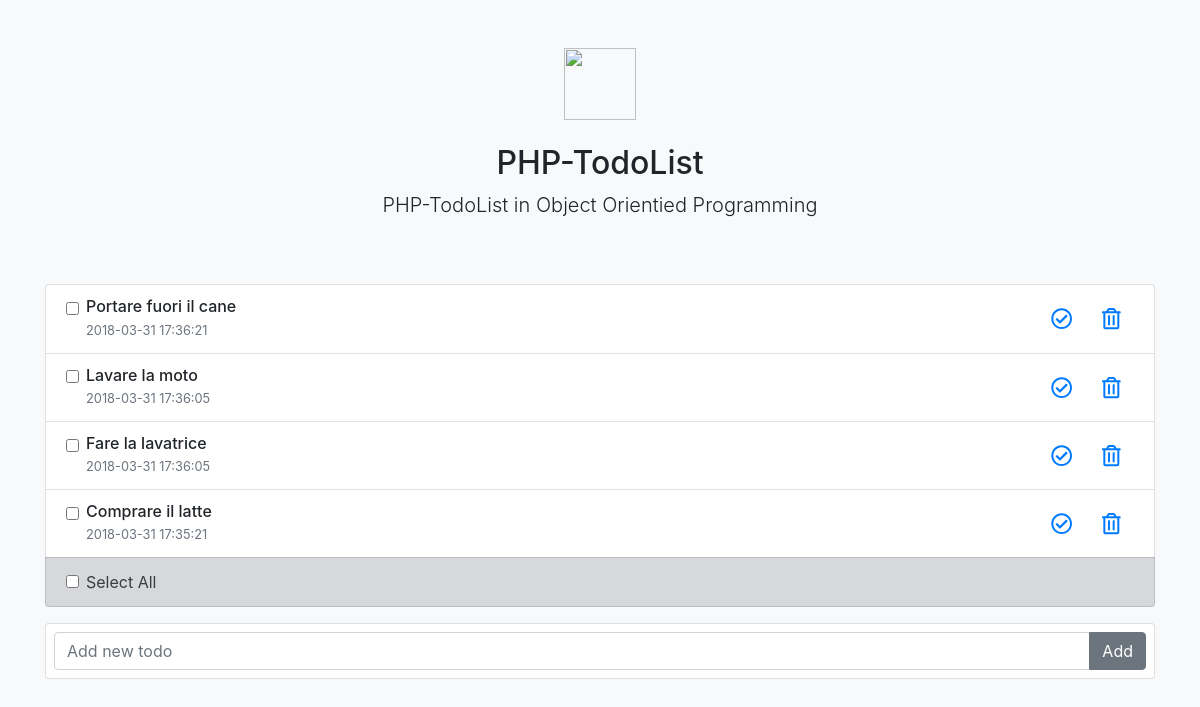
Before: / with the older database file.
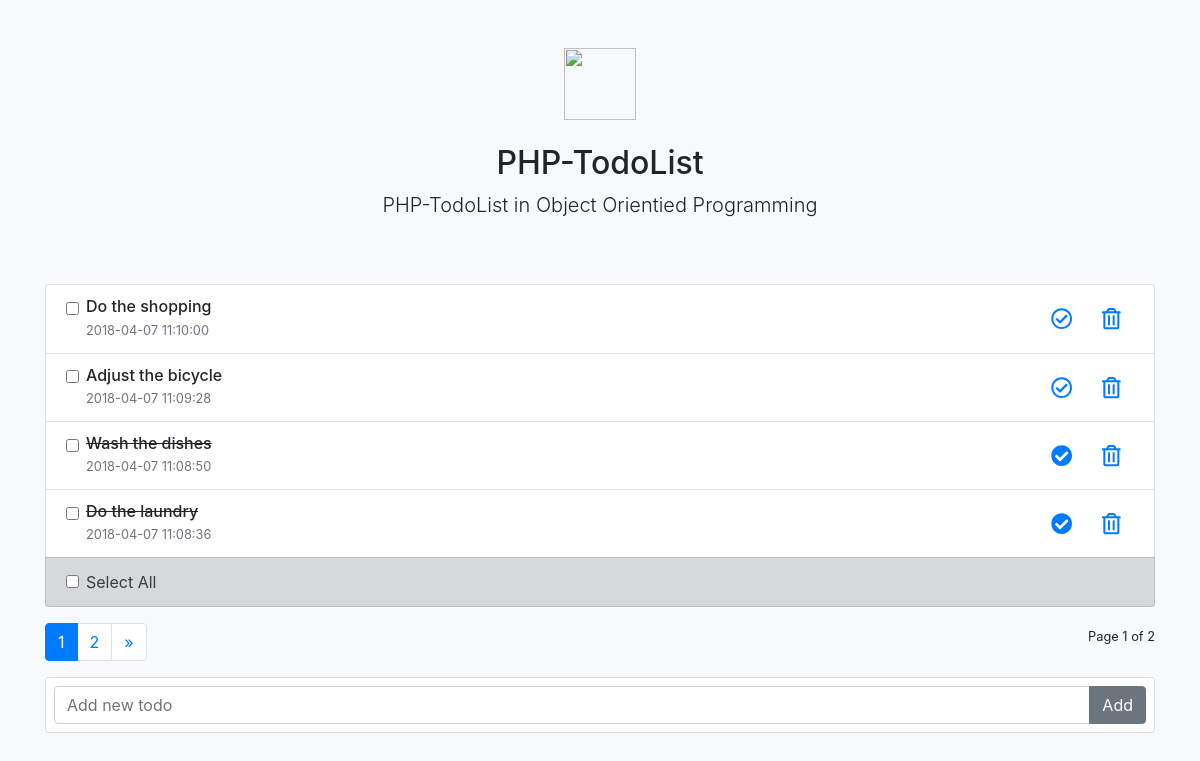
After: the same page with the newer database file.
### tables this page shows
CREATE TABLE `todo` (
  `id` int(11) NOT NULL,
  `todo` text NOT NULL,
  `completed` tinyint(1) NOT NULL DEFAULT '0',
  `created` timestamp NOT NULL DEFAULT CURRENT_TIMESTAMP
);

### config.php (called while the page is built, shortened)
<?php
  include_once('classes/Todo.php');
  include_once('classes/Paging.php');
  $user = 'root';
  $password = '';
  $host = 'localhost';
  $db_name = 'phptodolist';
  try {
    $db = new PDO("mysql:host=$host;dbname=$db_name", $user, $password);
  }catch(PDOException $e){
    echo "Error: " . $e->getMessage();
    exit;
  }
  $todo = new Todo($db);
?>

### classes/Todo.php (the view, shortened to what this page needs)
<?php
class Todo{
    private $db;
    private $item_for_page = 4;
    function __construct($DB_CON){
      $this->db = $DB_CON;
    }
    public function getAll(){
      $paging = new Paginate($this->db, $this->item_for_page);
      try {
        $stmt = $paging->Execute("SELECT id, todo, completed, created FROM todo ORDER BY completed ASC, created DESC");
        $list = "";
        while($result = $stmt->fetch(PDO::FETCH_ASSOC)){
          extract($result);
          if( $completed == 1) {
            $todo = "<strike>{$todo}</strike>";
            $action = "<a class=\"btn btn-link\" href=\"?id={$id}&std=0\"><i class=\"fas fa-check-circle fa-lg\"></i></a>";
          }else{
            $action = "<a class=\"btn btn-link\" href=\"?id={$id}&std=1\"><i class=\"far fa-check-circle fa-lg\"></i></a>";
          }
          $list .= <<<HTML
            <li class="list-group-item d-flex justify-content-between lh-condensed align-items-center">
              <div>
                <div class="form-check">
                  <input class="form-check-input checkAllBoxes" type="checkbox" name="checkboxArrTodo[]" value="{$id}">
                  <label class="form-check-label">
                    <h6 class="my-0">{$todo}</h6>
                    <small class="text-muted">{$created}</small>
                  </label>
                </div>
              </div>
              <div>
                {$action}
                <a class="btn btn-link" href="?id={$id}&delete"><i class="far fa-trash-alt fa-lg"></i></a>
              </div>
            </li>
HTML;
        }
        if($list != ''){
          $list .= <<<HTML
            <li class="list-group-item d-flex justify-content-between lh-condensed align-items-center list-group-item-secondary">
              <div class="form-check">
                <input class="form-check-input" type="checkbox" value="" id="selectAllBoxes">
                <label class="form-check-label" for="selectAllBoxes">Select All</label>
              </div>
              <div class="checkAction" style="display:none;">
                <button type="submit" class="btn btn-link" name="std" value="1"><i class="fas fa-check-circle fa-lg"></i></button>
                <button type="submit" class="btn btn-link" name="std" value="0"><i class="far fa-check-circle fa-lg"></i></button>
                <button type="submit" class="btn btn-link" name="delete"><i class="far fa-trash-alt fa-lg"></i></button>
              </div>
            </li>
HTML;
        }
        $html = <<<HTML
          <div class="mb-3">
            <form method="POST">
              <ul>
                {$list}
              </ul>
            </form>
          </div>
HTML;
        $html .= $paging->getPagingLink();
        return $html;
      }catch(PDOException $e){
        echo "Error: " . $e->getMessage();
        exit;
      }
    }
}

### index.php (shortened to what this page needs)
<?php
  include 'config.php';
?>
<!doctype html>
<html lang="en">
  <head>
    <link rel="stylesheet" href="https://maxcdn.bootstrapcdn.com/bootstrap/4.0.0/css/bootstrap.min.css">
    <link rel="stylesheet" href="/style.css">
  </head>
  <body class="bg-light">
    <div class="container">
      <div class="py-5 text-center">
        <img class="d-block mx-auto mb-4" src="https://getbootstrap.com/assets/brand/bootstrap-solid.svg" alt="" width="72" height="72">
        <h2>PHP-TodoList</h2>
        <p class="lead">PHP-TodoList in Object Orientied Programming</p>
      </div>
      <div class="row">
        <div class="col-md-12 mb-4">
          <?php echo $todo->getAll(); ?>
          <form action="/add.php" class="card p-2" method="post">
            <div class="input-group">
              <input type="text" class="form-control" name="todo" placeholder="Add new todo" required>
              <div class="input-group-append">
                <button type="submit" class="btn btn-secondary">Add</button>
              </div>
            </div>
          </form>
        </div>
      </div>
    </div>
  </body>
</html>

### classes/Paging.php (shortened to what this page needs)
<?php
class Paginate{
  private $db;
  private $items = 5;
  private $page_current = 1;
  private $filter_by_page = 0;
  private $query = "";
  function __construct($DB_CON, $items){
    $this->db = $DB_CON;
    $this->items = $items;
  }
  public function Execute($sql){
    $this->query = $sql;
    $sqlExecute = $this->query . " LIMIT {$this->filter_by_page}, {$this->items}";
    $stmt = $this->db->prepare($sqlExecute);
    $stmt->execute();
    return $stmt;
  }
  public function getPagingLink(){
    try {
      $html = "";
      $stmt = $this->db->prepare($this->query);
      $stmt->execute();
      $num_row = $stmt->rowCount();
      $this->page_count = ceil($num_row / $this->items);
      if($this->page_count > 1){
        $item_page = "";
        $prev_page = $this->page_current - 1;
        $next_page = $this->page_current + 1;
        $prev_link = ($prev_page > 0) ? "<li class=\"page-item\"><a class=\"page-link\" href=\"/{$prev_page}/\">«</a></li>" : '';
        $next_link = ($next_page <= $this->page_count) ? "<li class=\"page-item\"><a class=\"page-link\" href=\"/{$next_page}/\">»</a></li>" : '';
        $item_page .= $prev_link;
        for($i=1; $i<=$this->page_count; $i++){
          if( $i >= ($this->page_current -3 ) && $i <= ($this->page_current +3 )){
            $active = ($this->page_current == $i) ? " active" : "";
            $item_page .= "<li class=\"page-item{$active}\"><a class=\"page-link\" href=\"/{$i}/\">{$i}</a></li>";
          }
        }
        $item_page .= $next_link;
        $html = <<<HTML
          <div class="mb-3">
            <nav aria-label="Page navigation example" class="justify-content-between">
              <div class="row justify-content-between">
                <div class="col-auto mr-auto">
                  <ul class="pagination">
                    {$item_page}
                  </ul>
                </div>
                <div class="col-auto">
                  <small>Page {$this->page_current} of {$this->page_count}</small>
                </div>
              </div>
            </nav>
          </div>
HTML;
      }
      return $html;
    }catch(PDOExeption $e){
      echo "Error: " . $e->getMessage();
      return false;
    }
  }
}
?>

### style.css (style rules this page uses)
ul { padding: 0; margin: 0; list-style:none; }

Changed rows visible on the page:
removed todo: todo "Portare fuori il cane", created "2018-03-31 17:36:21"
no longer on this page (row edited): todo: todo "Lavare la moto", created "2018-03-31 17:36:05"
removed todo: todo "Fare la lavatrice", created "2018-03-31 17:36:05"
no longer on this page (row edited): todo: todo "Comprare il latte", created "2018-03-31 17:35:21"
added todo: todo "Do the shopping", created "2018-04-07 11:10:00"
added todo: todo "Adjust the bicycle", created "2018-04-07 11:09:28"
added todo: todo "Wash the dishes", created "2018-04-07 11:08:50"
added todo: todo "Do the laundry", created "2018-04-07 11:08:36"
Other visible differences:
$this->page_current: (not shown) → "1"
$this->page_count: (not shown) → "2"
new list line: "1"
new list line: "2"
text now shown: "» Page of"
